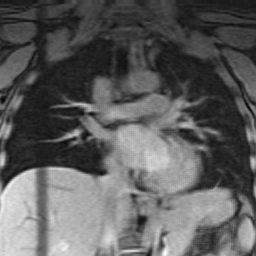
#> input picture lung_MRI_slice.png, 256 x 256 px
$ jupyter execute registration_workshop_1.ipynb   (shell and % lines are left out)
#> lines starting #> are read from the running program, lines starting #| are printed output that depends on the picture
### utils.py
import numpy as np
import matplotlib.pyplot as plt
plt.style.use('default')
import math

def dispImage(img, int_lims = [], ax = None):
  """
  function to display a grey-scale image that is stored in 'standard
  orientation' with y-axis on the 2nd dimension and 0 at the bottom

  INPUTS:   img: image to be displayed
            int_lims: the intensity limits to use when displaying the
               image, int_lims(1) = min intensity to display, int_lims(2)
               = max intensity to display [default min and max intensity
               of image]
            ax: if displaying an image on a subplot grid or on top of a
              second image, optionally supply the axis on which to display
              the image.
  """

  #check if intensity limits have been provided, and if not set to min and
  #max of image
  if not int_lims:
    int_lims = [np.nanmin(img), np.nanmax(img)]
    #check if min and max are same (i.e. all values in img are equal)
    if int_lims[0] == int_lims[1]:
      #add one to int_lims(2) and subtract one from int_lims(1), so that
      #int_lims(2) is larger than int_lims(1) as required by imagesc
      #function
      int_lims[0] -= 1
      int_lims[1] += 1
  # take transpose of image to switch x and y dimensions and display with
  # first pixel having coordinates 0,0
  img = img.T
  if not ax:
    plt.imshow(img, cmap = 'gray', vmin = int_lims[0], vmax = int_lims[1], \
      origin='lower')
  else:
    ax.imshow(img, cmap = 'gray', vmin = int_lims[0], vmax = int_lims[1], \
      origin='lower')
  #set axis to be scaled equally (assumes isotropic pixel dimensions), tight
  #around the image
  plt.axis('image')
  plt.tight_layout()
  return ax

# [88 lines left out: functions defFieldFromAffineMatrix, resampImageWithDefField, resampImageWithDefFieldPushInterp, not called in this run]

### registration_workshop_1.ipynb
# Registration workshop 1
## 17th January 2019
### Python version

[Open in Colab](https://colab.research.google.com/github/meganzoe/ipmi-registration/blob/master/registration_workshop_1_example_solution.ipynb)

Required packages: `scikit-image` , `scipy`($\geqslant$0.14), `numpy`, `matplotlib` if you'd like to run this notebook or the `utils.py` functions locally.

First we will set up colab so that the data and `utils.py` script can be loaded. If you are not running this notebook through Colab you can comment out this first block.

[cell 1]
import os
os.chdir('ipmi-registration')

### Loading images
Frist load the 2D lung MRI stored in lung_MRI_slice.png using the python library: `scikit-image`. The image will be stored as a `numpy` array object. `numpy` is a fundamental package for scientific computing in Python.

[cell 2]
import skimage.io
img = skimage.io.imread('lung_MRI_slice.png')
#> img is the input picture: shape (256, 256); min 0, max 255, mean 93.4

The image is stored as unsigned 8-bit integers:

[cell 3]
print(img.dtype)
#| uint8

You should convert `img` to double precision so that errors do not occur when processing the image due to the limited precision.

[cell 4]
import numpy as np
# convert img to double

Numpy arrays used 'matrix' coordinates - the first cooridnate is the row number (i.e. the y coordinate) and the second is the column number (i.e. the x coordinate). The rows are also numbered from top to bottom.
We need to reoritentate the image - from (y-axis 1st dim, 0 at top) to
'standard orientation' (y-axis 2nd dim, 0 at bottom) - so that it can be dispalyed
using the `dispImage` function with the origin in the lower left.

When the image is read in using `scikit-image`'s `imread` function it is initially stored in ‘ij’ coordinates – therefore, before proceeding it is necessary to re-orientate it into ‘standard orientation’. This can be done by first flipping along the second dimension (moving the first pixel from the top to the bottom of the image) and taking the transpose of the matrix (switching x and y dimensions). We can do this easily using 2 handy functions from `numpy`:

[cell 5]
img = np.flipud(img)
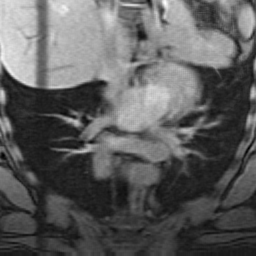
#> img: shape (256, 256); min 0, max 255, mean 93.4
img = img.T
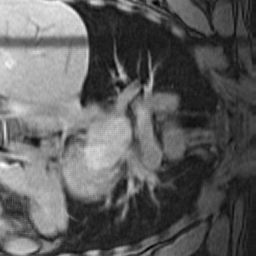
#> img: shape (256, 256); min 0, max 255, mean 93.4

Now view the image using the `dispImage` function from `utils.py` which should be in the same folder as this notebook.

[cell 6]
from utils import dispImage
dispImage(img)
#> in dispImage, `int_lims = [np.nanmin(img), np.nanmax(img)]`: int_lims = [0, 255]

Create an affine matrix representing a translation by 10 pixels in the `x` direction and 20 pixels in the `y` direction. You can declare this using `numpy` matrices:

[cell 7]
T = np.matrix([[1, 0, 0],[0,1,0],[0,0,1]])
print(T)

Create a deformation field for the transformation using the provided `defFieldFromAffineMatrix` function, and then resample the image with the deformation field using the provided `resampImageWithDefField` function within `utils.py`.

First, calculate the deformation field from the translation matrix.

[cell 8]
from utils import defFieldFromAffineMatrix, resampImageWithDefField

num_pix_x, num_pix_y = img.shape
#> num_pix_x = 256; num_pix_y = 256
# calculate def_field here
